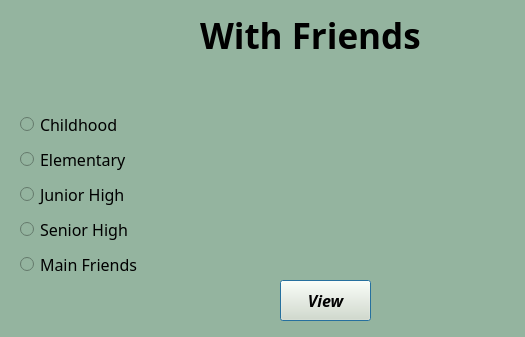
<?xml version="1.0" encoding="UTF-8"?>
<ui version="4.0">
 <class>friendsDialog</class>
 <widget class="QDialog" name="friendsDialog">
  <property name="geometry">
   <rect>
    <x>0</x>
    <y>0</y>
    <width>525</width>
    <height>337</height>
   </rect>
  </property>
  <property name="windowTitle">
   <string>Dialog</string>
  </property>
  <property name="styleSheet">
   <string notr="true">background-color: rgb(148, 180, 159);</string>
  </property>
  <widget class="QLabel" name="friendslabel">
   <property name="geometry">
    <rect>
     <x>200</x>
     <y>20</y>
     <width>251</width>
     <height>31</height>
    </rect>
   </property>
   <property name="font">
    <font>
     <family>Cinzel</family>
     <pointsize>26</pointsize>
     <weight>75</weight>
     <bold>true</bold>
    </font>
   </property>
   <property name="text">
    <string>With Friends</string>
   </property>
  </widget>
  <widget class="QPushButton" name="frviewButton">
   <property name="geometry">
    <rect>
     <x>280</x>
     <y>280</y>
     <width>91</width>
     <height>41</height>
    </rect>
   </property>
   <property name="font">
    <font>
     <family>Century Gothic</family>
     <pointsize>12</pointsize>
     <weight>75</weight>
     <italic>true</italic>
     <bold>true</bold>
    </font>
   </property>
   <property name="styleSheet">
    <string notr="true">background-color: rgb(229, 227, 201);</string>
   </property>
   <property name="text">
    <string>View</string>
   </property>
  </widget>
  <widget class="QLabel" name="childlabel">
   <property name="geometry">
    <rect>
     <x>176</x>
     <y>82</y>
     <width>81</width>
     <height>71</height>
    </rect>
   </property>
   <property name="text">
    <string/>
   </property>
  </widget>
  <widget class="QLabel" name="elemlabel">
   <property name="geometry">
    <rect>
     <x>396</x>
     <y>80</y>
     <width>91</width>
     <height>81</height>
    </rect>
   </property>
   <property name="text">
    <string/>
   </property>
  </widget>
  <widget class="QLabel" name="jhslabel">
   <property name="geometry">
    <rect>
     <x>280</x>
     <y>130</y>
     <width>81</width>
     <height>81</height>
    </rect>
   </property>
   <property name="text">
    <string/>
   </property>
  </widget>
  <widget class="QLabel" name="shslabel">
   <property name="geometry">
    <rect>
     <x>176</x>
     <y>202</y>
     <width>81</width>
     <height>71</height>
    </rect>
   </property>
   <property name="text">
    <string/>
   </property>
  </widget>
  <widget class="QLabel" name="mainlabel">
   <property name="geometry">
    <rect>
     <x>380</x>
     <y>190</y>
     <width>91</width>
     <height>81</height>
    </rect>
   </property>
   <property name="text">
    <string/>
   </property>
  </widget>
  <widget class="QWidget" name="">
   <property name="geometry">
    <rect>
     <x>20</x>
     <y>110</y>
     <width>135</width>
     <height>171</height>
    </rect>
   </property>
   <layout class="QVBoxLayout" name="verticalLayout">
    <item>
     <widget class="QRadioButton" name="childhoodradio">
      <property name="font">
       <font>
        <family>Century Gothic</family>
        <pointsize>12</pointsize>
       </font>
      </property>
      <property name="text">
       <string>Childhood</string>
      </property>
     </widget>
    </item>
    <item>
     <widget class="QRadioButton" name="elemradio">
      <property name="font">
       <font>
        <family>Century Gothic</family>
        <pointsize>12</pointsize>
       </font>
      </property>
      <property name="text">
       <string>Elementary</string>
      </property>
     </widget>
    </item>
    <item>
     <widget class="QRadioButton" name="jhsradio">
      <property name="font">
       <font>
        <family>Century Gothic</family>
        <pointsize>12</pointsize>
       </font>
      </property>
      <property name="text">
       <string>Junior High</string>
      </property>
     </widget>
    </item>
    <item>
     <widget class="QRadioButton" name="shsradio">
      <property name="font">
       <font>
        <family>Century Gothic</family>
        <pointsize>12</pointsize>
       </font>
      </property>
      <property name="text">
       <string>Senior High</string>
      </property>
     </widget>
    </item>
    <item>
     <widget class="QRadioButton" name="mainfriendsradio">
      <property name="font">
       <font>
        <family>Century Gothic</family>
        <pointsize>12</pointsize>
       </font>
      </property>
      <property name="text">
       <string>Main Friends</string>
      </property>
     </widget>
    </item>
   </layout>
  </widget>
 </widget>
 <resources/>
 <connections/>
</ui>
